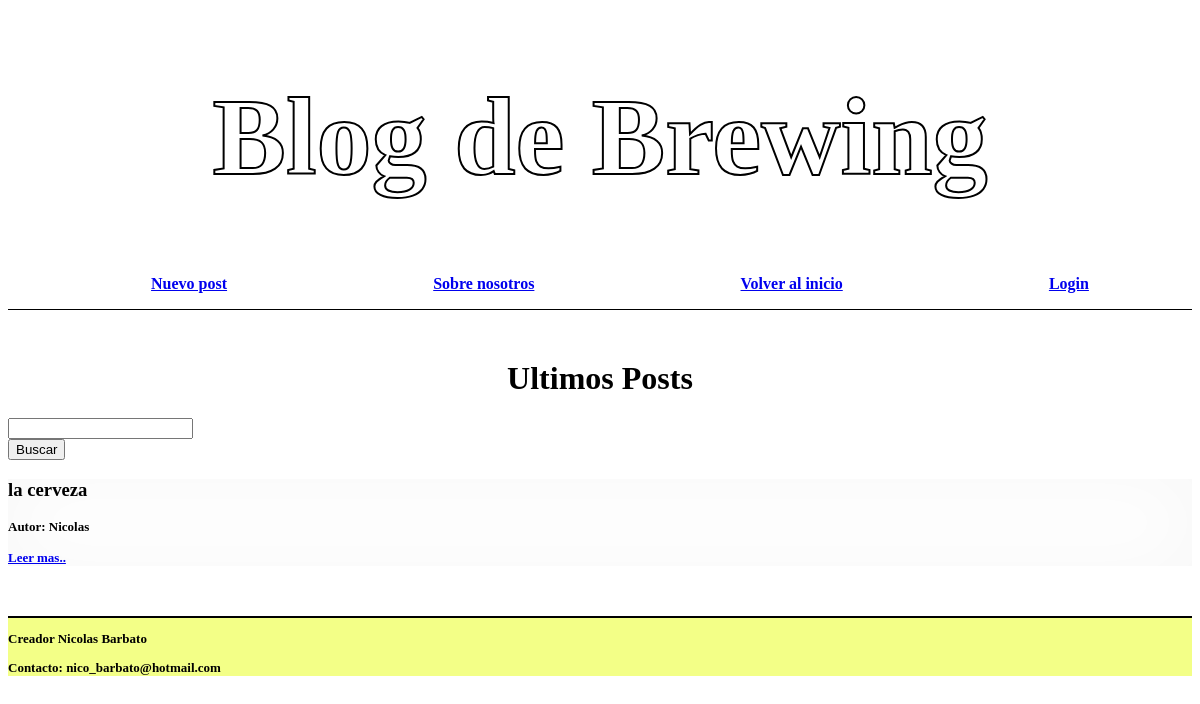
Before: / with the older database file.
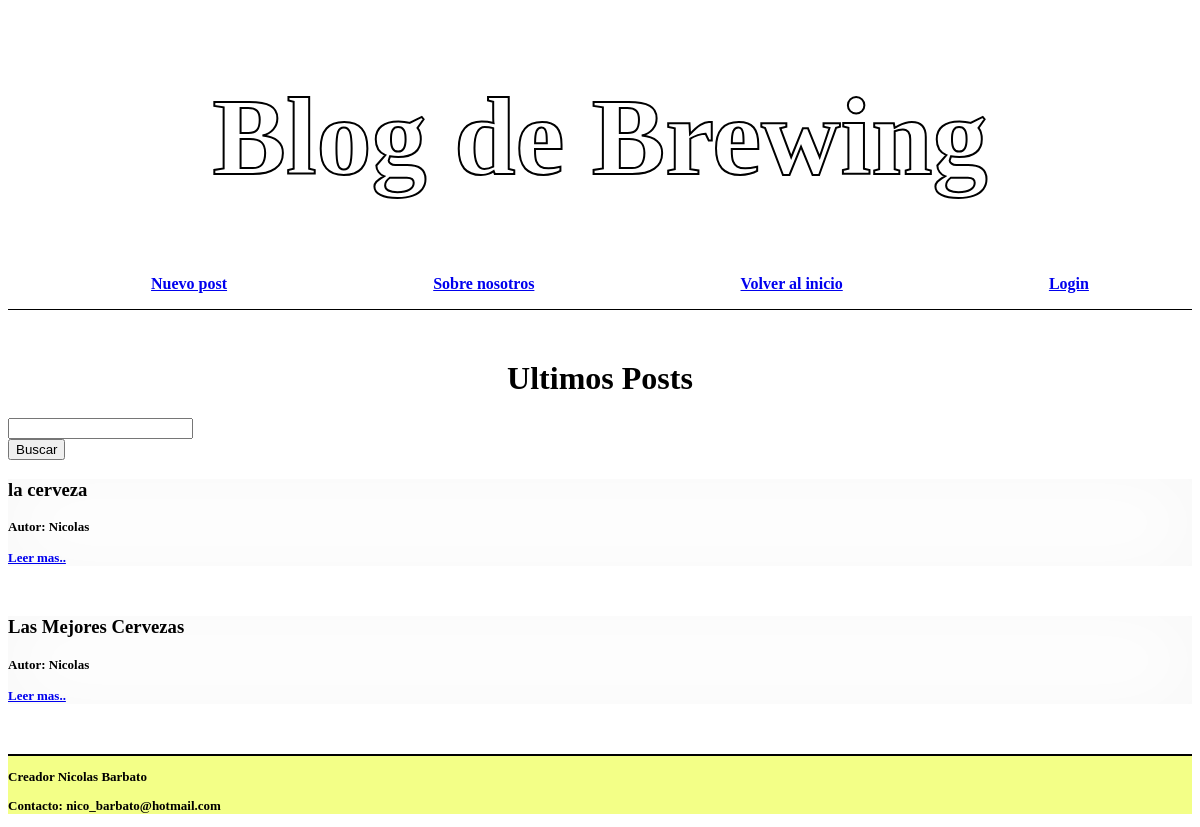
After: the same page with the newer database file.
### tables this page shows
CREATE TABLE posts (
    id INTEGER PRIMARY KEY AUTOINCREMENT,
    autor TEXT NOT NULL,
    titulo TEXT NOT NULL,
    posteo TEXT NOT NULL
);

### proyecto1.py (the view)
@app.route('/')
def home():
    conn, cursor = get_db_conection()
    cursor.execute("SELECT * FROM posts")
    post = cursor.fetchall()
    return render_template("home.html", posts=post)

### proyecto1.py (called while the page is built)
def get_db_conection():
    conn = sqlite3.connect('database.db')
    cursor = conn.cursor()
    return conn, cursor

### Templates/home.html (shortened to what this page needs)
{% extends "base.html" %}
{% block head %}
    <link rel="stylesheet" type="text/css" href="{{ url_for('static', filename='css/home.css') }}">
{% endblock %}
{% block main %}
        <h1 class="subtitulo">Ultimos Posts</h1>
        <form action="{{ url_for('home') }}">
            <input type="search" id="search" name="search"><br>
            <button type="submit">Buscar</button>
        </form>
         {% for posts in posts %}
         <div class="posts">
            <h3>{{posts[2]}}</h3>
            <h3 style="font-size: small;"> Autor: {{posts[1]}}</h3>
            <a href="/post/{{posts[0]}}" style="font-size: small;">Leer mas..</a>
         </div>
         {% endfor %}
{% endblock %}

### Templates/base.html
<!DOCTYPE html>
<html lang="en">
<head>
    {% block head %}
    {% endblock %}
</head>
<body>
    <header>
        <div>
            <h1 class="titulos">Blog de Brewing</a></h1>
        </div>
        <div class="barra">
            <ul class="barra_inicio">
                <li><strong><a href="create_post"> Nuevo post</a></strong></li>
                <li><strong><a href="sobre_nosotros">Sobre nosotros</a></strong></li>
                <li><strong><a href="/"> Volver al inicio</a></li>
                <li><strong><a href="login"> Login</a></strong></li>
            </ul>
        </div>
    </header>
    <main>
        {% block main%}
        {% endblock %}
    </main>
    <footer>
        {% block footer %}
        <div class="foot">
        <p> Creador Nicolas Barbato </p>
        <p> Contacto: nico_barbato@hotmail.com</p>
        </div>
        {% endblock %}
    </footer>
</body>
</html>

### static/css/home.css (style rules this page uses)
.titulos { color: rgb(255, 255, 255); font-size: 15ex; text-align: center; font-family: cursive; -webkit-text-stroke: 2px; -webkit-text-stroke-color: black; }
.barra { border-bottom: solid 1px; margin-bottom: 50px; }
.barra_inicio { display: flex; justify-content: space-around; list-style: none; text-decoration: none; }
.foot { background-color:rgb(243, 255, 135); border-top: solid 2px; font-size: small; }
.posts { -webkit-box-shadow: inset 0px 0px 76px 4px rgb(248, 248, 248); -moz-box-shadow: inset 0px 0px 76px 4px rgba(248, 248, 248); box-shadow: inset 0px 0px 76px 4px rgba(248, 248, 248); margin-bottom: 50px; display: flexbox; }
.subtitulo { text-align: center; }
body { background-image: url(../css/cerveza.jpg); background-position: center; background-size: cover; }

Changed rows visible on the page:
added posts: titulo "Las Mejores Cervezas", autor "Nicolas"
